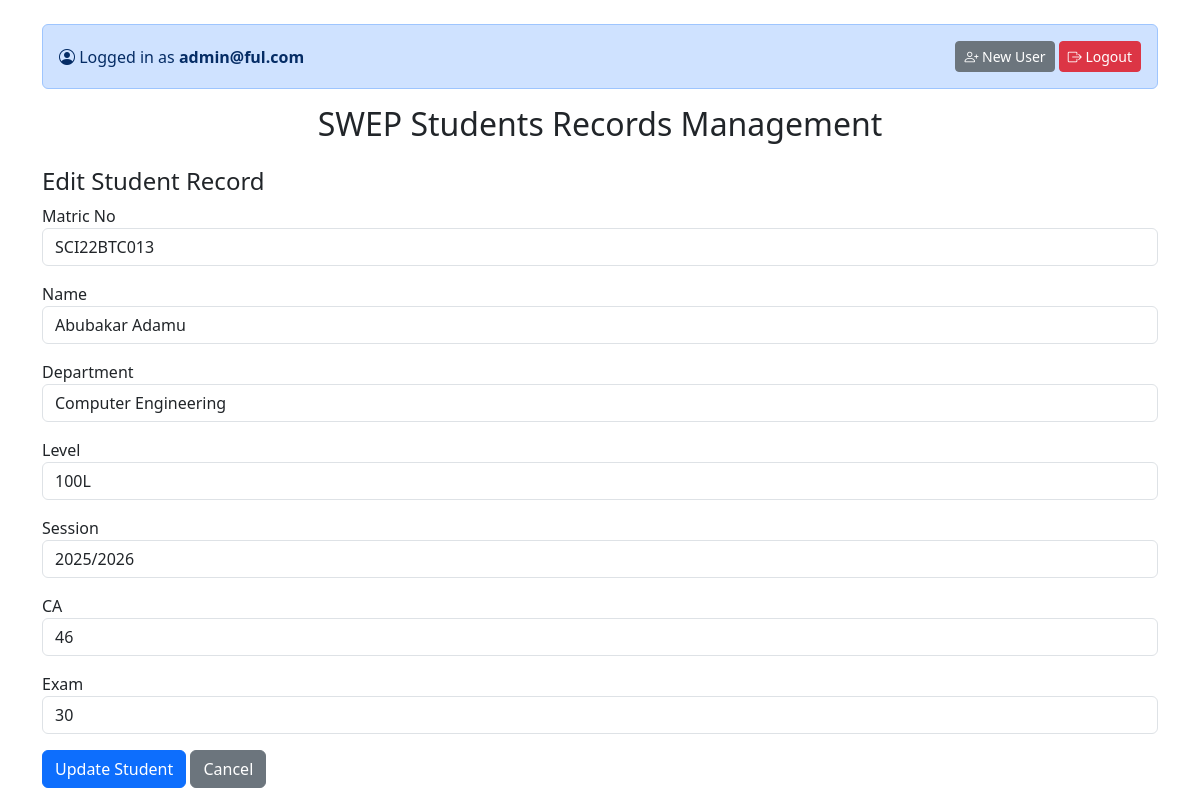
The page /edit.php?id=13 (signed in) on the database its author committed.
### tables this page shows
CREATE TABLE `students` (
  `id` int(11) NOT NULL,
  `matric_no` varchar(50) NOT NULL,
  `name` varchar(100) NOT NULL,
  `department` varchar(100) NOT NULL,
  `level` varchar(10) NOT NULL,
  `session` varchar(20) NOT NULL,
  `CA` int(11) DEFAULT 0,
  `exam` int(11) DEFAULT 0,
  `total` int(11) GENERATED ALWAYS AS (`CA` + `exam`) STORED
);

### public/edit.php (the view, shortened to what this page needs)
<?php
include '../config/db.php';
include '../includes/header.php';
$id = $_GET['id'] ?? null;
$sql = "SELECT * FROM students WHERE id = $id";
$result = mysqli_query($conn, $sql);
$student = mysqli_fetch_assoc($result);
?>
<h4>Edit Student Record</h4>
<form method="POST">
    <div class="mb-3">
        <label>Matric No</label>
        <input type="text" name="matric_no" class="form-control" value="<?= htmlspecialchars($student['matric_no']) ?>" required>
    </div>
    <div class="mb-3">
        <label>Name</label>
        <input type="text" name="name" class="form-control" value="<?= htmlspecialchars($student['name']) ?>" required>
    </div>
    <div class="mb-3">
        <label>Department</label>
        <input type="text" name="department" class="form-control" value="<?= htmlspecialchars($student['department']) ?>">
    </div>
    <div class="mb-3">
        <label>Level</label>
        <input type="text" name="level" class="form-control" value="<?= htmlspecialchars($student['level']) ?>">
    </div>
    <div class="mb-3">
        <label>Session</label>
        <input type="text" name="session" class="form-control" value="<?= htmlspecialchars($student['session']) ?>">
    </div>
    <div class="mb-3">
        <label>CA</label>
        <input type="number" name="CA" class="form-control" value="<?= htmlspecialchars($student['CA']) ?>">
    </div>
    <div class="mb-3">
        <label>Exam</label>
        <input type="number" name="exam" class="form-control" value="<?= htmlspecialchars($student['exam']) ?>">
    </div>
    <button class="btn btn-primary" type="submit">Update Student</button>
    <a href="index.php" class="btn btn-secondary">Cancel</a>
</form>
<?php include '../includes/footer.php'; ?>

### rows shown on the page
students: matric_no "SCI22BTC013", name "Abubakar Adamu", department "Computer Engineering", level "100L", session "2025/2026", CA "46", exam "30"

### other values the page prints
$_SESSION['admin_username'] "admin@ful.com"
